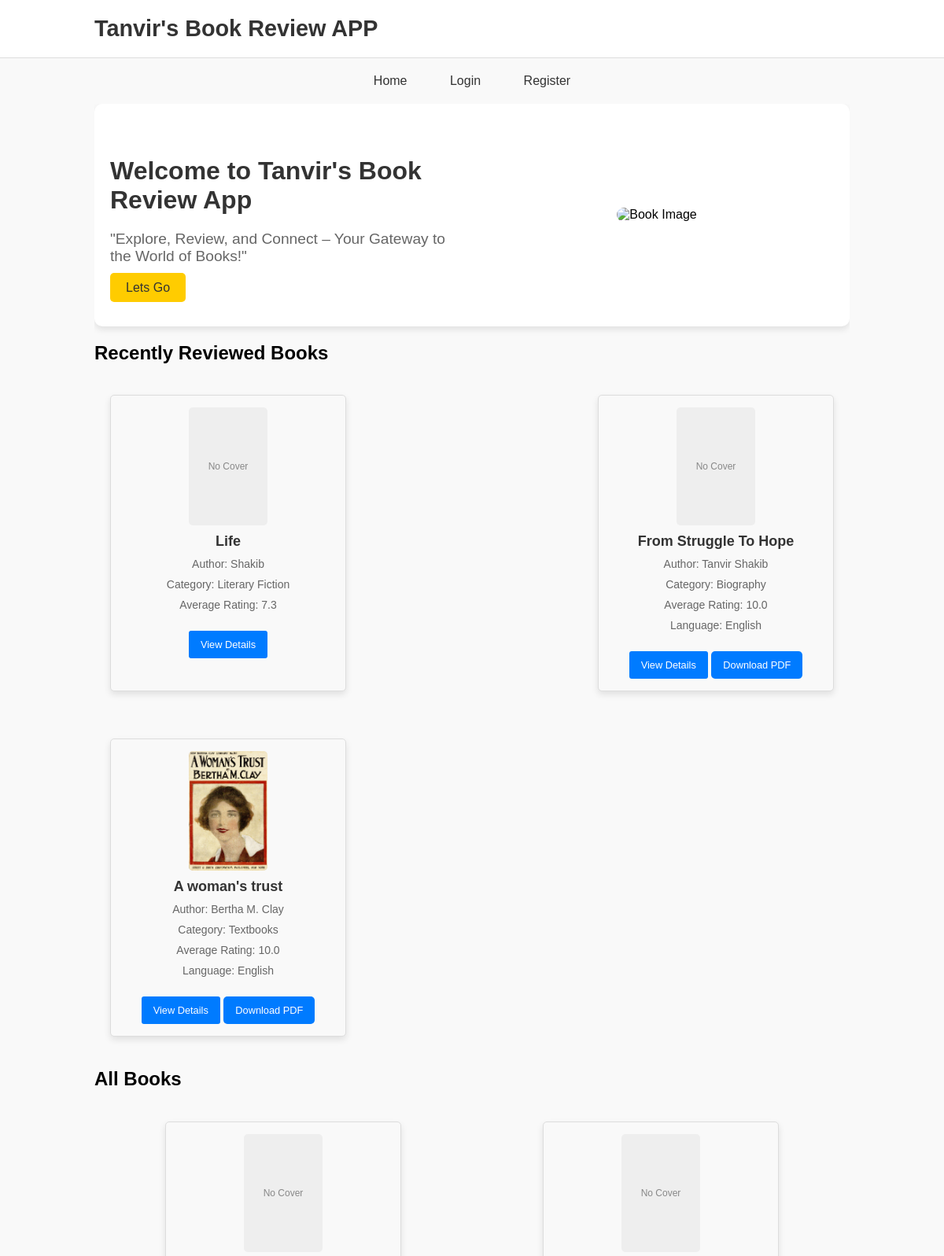
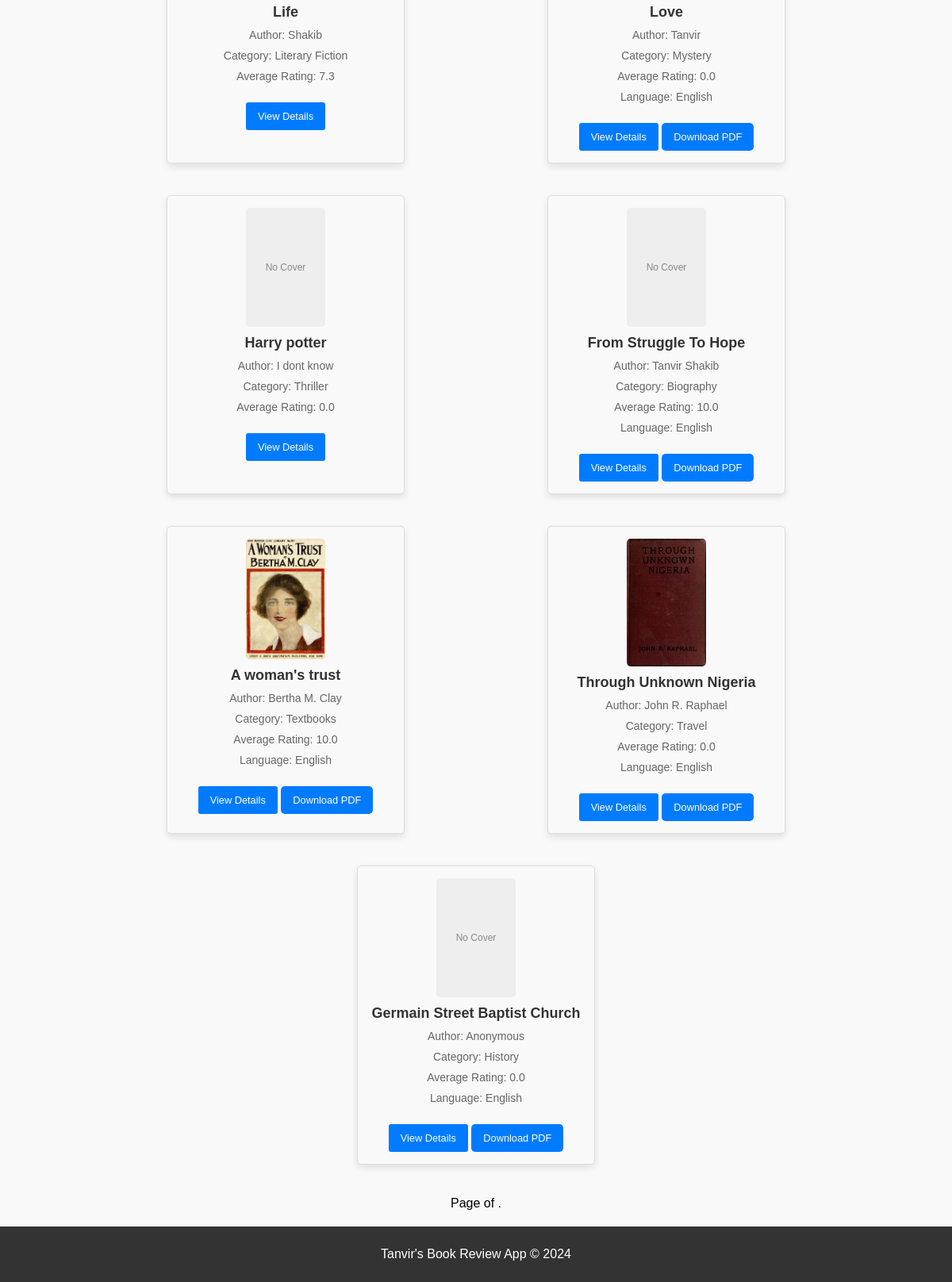
The page / on the database its author committed (2 pictures, top to bottom).
### reviews/models.py (models this page shows, shortened)
class Book(models.Model):
    CATEGORY_CHOICES = [
    ("Literary Fiction", "Literary Fiction"),
    ("Historical Fiction", "Historical Fiction"),
    ("Science Fiction", "Science Fiction"),
    ("Fantasy", "Fantasy"),
    ("Mystery", "Mystery"),
    ("Thriller", "Thriller"),
    ("Romance", "Romance"),
    ("Horror", "Horror"),
    ("Biography", "Biography"),
    ("Memoir", "Memoir"),
    ("Self-Help", "Self-Help"),
    ("History", "History"),
    ("Travel", "Travel"),
    ("True Crime", "True Crime"),
    ("Science", "Science"),
    ("Philosophy", "Philosophy"),
    ("Picture Books", "Picture Books"),
    ("Early Readers", "Early Readers"),
    ("Middle Grade", "Middle Grade"),
    ("Young Adult", "Young Adult"),
    ("Textbooks", "Textbooks"),
    ("Reference", "Reference"),
    ("Essays", "Essays"),
    ("Study Guides", "Study Guides"),
    ("Classic Poetry", "Classic Poetry"),
    ("Contemporary Poetry", "Contemporary Poetry"),
    ("Anthologies", "Anthologies"),
    ("Haiku", "Haiku"),
    ("Plays", "Plays"),
    ("Screenplays", "Screenplays"),
    ("Manga", "Manga"),
    ("Comics", "Comics"),
    ("Graphic Non-Fiction", "Graphic Non-Fiction"),
    ("Religious Texts", "Religious Texts"),
    ("Spirituality", "Spirituality"),
    ("Theology", "Theology"),
    ("Nutrition", "Nutrition"),
    ("Fitness", "Fitness"),
    ("Mental Health", "Mental Health"),
    ("Medical", "Medical"),
    ("Management", "Management"),
    ("Leadership", "Leadership"),
    ("Finance", "Finance"),
    ("Entrepreneurship", "Entrepreneurship"),
    ("Programming", "Programming"),
    ("Engineering", "Engineering"),
    ("Artificial Intelligence", "Artificial Intelligence"),
    ("Cybersecurity", "Cybersecurity"),
    ("Photography", "Photography"),
    ("Painting", "Painting"),
    ("Music Theory", "Music Theory"),
    ("Art History", "Art History"),
    ("Cooking", "Cooking"),
    ("Gardening", "Gardening"),
    ("Knitting", "Knitting"),
    ("Woodworking", "Woodworking"),
    ("Sports Biography", "Sports Biography"),
    ("Training Guides", "Training Guides"),
    ("Adventure", "Adventure")
]
    title = models.CharField(max_length=200)
    author = models.CharField(max_length=200)
    category = models.CharField(max_length=200, choices=CATEGORY_CHOICES)
    pdf = models.FileField(upload_to='books/pdfs/', blank=True, null=True)
    cover_photo = models.ImageField(upload_to='books/covers/', blank=True, null=True)
    published_date = models.DateField(blank=True, null=True)
    isbn = models.CharField(max_length=13, blank=True, null=True)
    language = models.CharField(max_length=100, blank=True, null=True)
    publisher = models.CharField(max_length=200, blank=True, null=True)
    def average_rating(self):
        reviews = Review.objects.filter(book=self)
        if reviews.exists():
            return sum(review.rating for review in reviews) / reviews.count()
        return 0

class Review(models.Model):
    book = models.ForeignKey(Book, related_name='reviews', on_delete=models.CASCADE)
    user = models.ForeignKey(User, related_name='reviews', on_delete=models.CASCADE)
    rating = models.PositiveIntegerField(default=1, choices=[(i, i) for i in range(1, 11)])  # Rating scale of 1 to 10
    review_text = models.TextField()
    created_at = models.DateTimeField(default=timezone.now)

### reviews/views.py (the view)
# urls.py: path('', home, name='home'),
def home(request):
    query = request.GET.get('q')
    category = request.GET.get('category')
    if query:
        books = Book.objects.filter(title__icontains=query)
    elif category:
        books = Book.objects.filter(category=category)
    else:
        books = Book.objects.all()
    recent_books = Book.objects.filter(reviews__isnull=False).distinct().annotate(last_review_date=Max('reviews__created_at')).order_by('-last_review_date')[:6]
    categories = Book.CATEGORY_CHOICES
    return render(request, 'reviews/home.html', {
        'books': books,
        'recent_books': recent_books,
        'categories': categories
    })

### reviews/templates/reviews/home.html (shortened to what this page needs)
{% extends 'base.html' %}
{% load static %}
{% block content %}
<div class="hero-section">
    <div class="hero-text">
        <h2>Welcome to Tanvir's Book Review App</h2>
        <p>"Explore, Review, and Connect – Your Gateway to the World of Books!"</p>
        <a href="#books-section" class="btn-explore">Lets Go</a>
    </div>
    <div class="hero-image">
        <img src="{% static 'reviews/book.jpg' %}" alt="Book Image">
    </div>
</div>
<h2>Recently Reviewed Books</h2>
<div class="recently-reviewed-container">
    {% for book in recent_books %}
    <div class="card">
        {% if book.cover_photo %}
        <img class="cover" src="{{ book.cover_photo.url }}" alt="{{ book.title }} cover photo">
        {% else %}
        <div class="no-cover">No Cover</div>
        {% endif %}
        <h3>{{ book.title }}</h3>
        <p>Author: {{ book.author }}</p>
        <p>Category: {{ book.get_category_display }}</p>
        <p>Average Rating: {{ book.average_rating|floatformat:1 }}</p>
        {% if book.language %}
            <p>Language: {{ book.language }}</p>
        {% endif %}
        <a href="{% url 'book_detail' book.id %}"class="btn-details">View Details</a>
        {% if book.pdf %}
            <a href="{{ book.pdf.url }}" class="btn-download">Download PDF</a>
        {% endif %}
    </div>
    {% endfor %}
</div>
<h2 id="books-section">All Books</h2>
<div class="card-container">
    {% for book in books %}
    <div class="card">
        {% if book.cover_photo %}
        <img class="cover" src="{{ book.cover_photo.url }}" alt="{{ book.title }} cover photo">
        {% else %}
        <div class="no-cover">No Cover</div>
        {% endif %}
        <h3>{{ book.title }}</h3>
        <p>Author: {{ book.author }}</p>
        <p>Category: {{ book.get_category_display }}</p>
        <p>Average Rating: {{ book.average_rating|floatformat:1 }}</p>
        {% if book.language %}
            <p>Language: {{ book.language }}</p>
        {% endif %}
        <a href="{% url 'book_detail' book.id %}"class="btn-details">View Details</a>
        {% if book.pdf %}
            <a href="{{ book.pdf.url }}" class= "btn-download">Download PDF</a>
        {% endif %}
    </div>
    {% endfor %}
</div>
<div class="pagination"><span class="step-links">
        <spanclass="current">
            Page {{ books.number }} of {{ books.paginator.num_pages }}.
        </span>
    </span></div>
{% endblock %}

### reviews/templates/base.html (shortened to what this page needs)
<!DOCTYPE html>
<html>
<head>
    {% load static %}
    <link rel="stylesheet" type="text/css" href="{% static 'reviews/base.css' %}">
</head>
<body>
    <header>
        <div class="header-container">
            <h1>Tanvir's Book Review APP</h1>
        </div>
    </header>
    <nav>
        <a href="{% url 'home' %}">Home</a>
        {% if user.is_authenticated %}
            <a href="{% url 'profile' %}">Profile</a>
            <a href="{% url 'add_book' %}">Add Book</a>
            <a href="{% url 'book_clubs' %}">Book Club</a>
            <a href="{% url 'bookshelves' %}">Book Shelves</a>
        {% else %}
            <a href="{% url 'login' %}">Login</a>
            <a href="{% url 'register' %}">Register</a>
        {% endif %}
    </nav>
    <div class="container">
        {% block content %}
        {% endblock %}
    </div>
    <footer>
        <p>Tanvir's Book Review App &copy; 2024</p>
    </footer>
</body>
</html>

### reviews/static/reviews/base.css (style rules this page uses)
body { font-family: Arial, sans-serif; margin: 0; padding: 0; background-color: #f9f9f9; }
header { background: #fff; padding: 20px 0; border-bottom: 1px solid #ddd; }
.header-container { width: 80%; margin: auto; display: flex; justify-content: space-between; align-items: center; }
header h1 { margin: 0; font-size: 1.8em; color: #333; }
nav { text-align: center; margin: 20px 0; }
nav a { margin: 0 15px; text-decoration: none; color: #333; padding: 5px 10px; border-radius: 5px; transition: background-color 0.3s ease; }
.container { width: 80%; margin: auto; overflow: hidden; }
footer { background: #333; color: #fff; text-align: center; padding: 10px 0; margin-top: 20px; }
.hero-section { display: flex; justify-content: space-between; align-items: center; background-color: #fff; padding: 40px 20px; margin-bottom: 20px; border-radius: 10px; box-shadow: 0 4px 8px rgba(0, 0, 0, 0.1); }
.hero-text { flex: 1; padding-right: 20px; }
.hero-text h2 { font-size: 2em; margin-bottom: 20px; color: #333; }
.hero-text p { font-size: 1.2em; margin-bottom: 20px; color: #666; }
.btn-explore { padding: 10px 20px; background-color: #FFCC00; color: #333; text-decoration: none; border-radius: 5px; transition: background-color 0.3s ease; }
.hero-image { flex: 1; text-align: center; }
.hero-image img { max-width: 100%; border-radius: 10px; }
.card-container { display: flex; flex-wrap: wrap; justify-content: space-around; margin-top: 20px; }
.card { background: #fff; border: 1px solid #ddd; border-radius: 10px; box-shadow: 0 4px 8px rgba(0, 0, 0, 0.1); margin: 20px; padding: 20px; width: 300px; text-align: center; transition: transform 0.3s ease, box-shadow 0.3s ease; }
.card img { border-radius: 10px; max-width: 100%; height: auto; margin-bottom: 15px; }
.card h3 { font-size: 1.5em; margin: 10px 0; color: #333; }
.card p { margin: 10px 0; color: #666; }
.btn-details, .btn-download { display: block; margin-top: 15px; padding: 10px 15px; background-color: #007BFF; color: #fff; text-decoration: none; border-radius: 5px; transition: background-color 0.3s ease; }
.pagination { text-align: center; margin-top: 20px; }
.pagination .step-links { display: inline-block; margin: 0; padding: 0; list-style: none; }

### rows shown on the page
Book: shows "No Cover", title "Life", author "Shakib", category "Literary Fiction", average_rating "7.3"
Book: cover_photo "No Cover", title "From Struggle To Hope", author "Tanvir Shakib", category "Biography", average_rating "10.0", language "English"
Book: cover_photo (picture), title "A woman's trust", author "Bertha M. Clay", category "Textbooks", average_rating "10.0", language "English"
Book: cover_photo "No Cover", title "Love", author "Tanvir", category "Mystery", average_rating "0.0", language "English"
Book: cover_photo "No Cover", title "Harry potter", author "I dont know", category "Thriller", average_rating "0.0"
Book: cover_photo (picture), title "Through Unknown Nigeria", author "John R. Raphael", category "Travel", average_rating "0.0", language "English"
Book: cover_photo "No Cover", title "Germain Street Baptist Church", author "Anonymous", category "History", average_rating "0.0", language "English"
